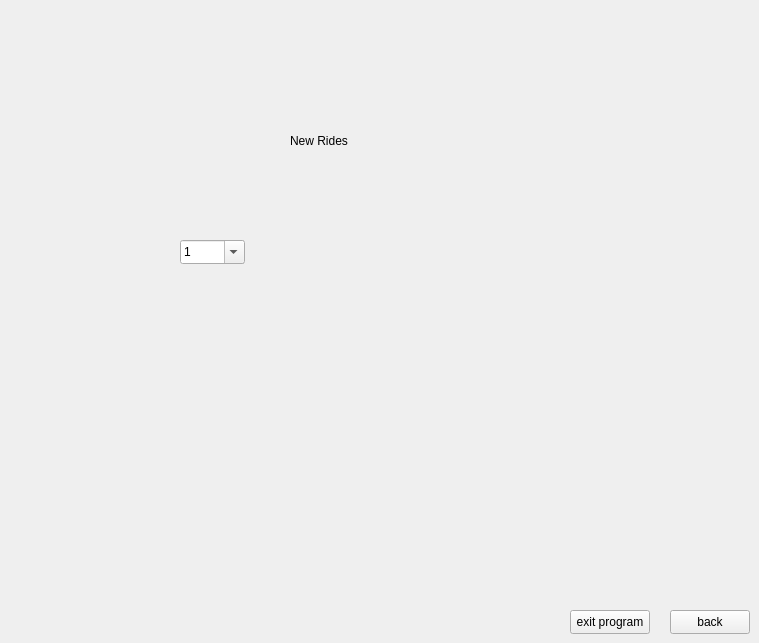
    <widget class="QWidget" name="new_rides">
     <widget class="QWidget" name="widget_20" native="true">
      <property name="geometry">
       <rect>
        <x>90</x>
        <y>80</y>
        <width>591</width>
        <height>451</height>
       </rect>
      </property>
      <widget class="QLabel" name="label_36">
       <property name="geometry">
        <rect>
         <x>200</x>
         <y>30</y>
         <width>231</width>
         <height>61</height>
        </rect>
       </property>
       <property name="styleSheet">
        <string notr="true">font: 700 26pt &quot;Times New Roman&quot;;</string>
       </property>
       <property name="text">
        <string>New Rides</string>
       </property>
      </widget>
      <widget class="QComboBox" name="comboBox_3">
       <property name="enabled">
        <bool>true</bool>
       </property>
       <property name="geometry">
        <rect>
         <x>90</x>
         <y>160</y>
         <width>65</width>
         <height>24</height>
        </rect>
       </property>
       <property name="editable">
        <bool>true</bool>
       </property>
       <property name="currentText">
        <string>1</string>
       </property>
       <property name="maxVisibleItems">
        <number>10</number>
       </property>
       <property name="insertPolicy">
        <enum>QComboBox::InsertPolicy::InsertAfterCurrent</enum>
       </property>
       <item>
        <property name="text">
         <string>1</string>
        </property>
       </item>
       <item>
        <property name="text">
         <string>2</string>
        </property>
       </item>
       <item>
        <property name="text">
         <string>3</string>
        </property>
       </item>
       <item>
        <property name="text">
         <string>4</string>
        </property>
       </item>
       <item>
        <property name="text">
         <string>5</string>
        </property>
       </item>
       <item>
        <property name="text">
         <string>6</string>
        </property>
       </item>
       <item>
        <property name="text">
         <string>7</string>
        </property>
       </item>
       <item>
        <property name="text">
         <string>8</string>
        </property>
       </item>
       <item>
        <property name="text">
         <string>9</string>
        </property>
       </item>
       <item>
        <property name="text">
         <string>10</string>
        </property>
       </item>
       <item>
        <property name="text">
         <string>11</string>
        </property>
       </item>
       <item>
        <property name="text">
         <string>12</string>
        </property>
       </item>
      </widget>
     </widget>
     <widget class="QPushButton" name="back4">
      <property name="geometry">
       <rect>
        <x>670</x>
        <y>610</y>
        <width>80</width>
        <height>24</height>
       </rect>
      </property>
      <property name="text">
       <string>back</string>
      </property>
     </widget>
     <widget class="QPushButton" name="exit4">
      <property name="geometry">
       <rect>
        <x>570</x>
        <y>610</y>
        <width>80</width>
        <height>24</height>
       </rect>
      </property>
      <property name="text">
       <string>exit program</string>
      </property>
     </widget>
    </widget>
